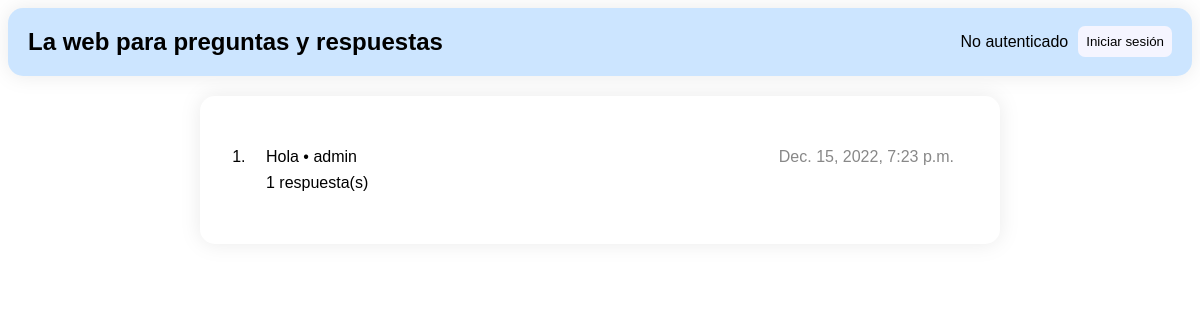
The page /preguntas/ on the database as committed earlier.
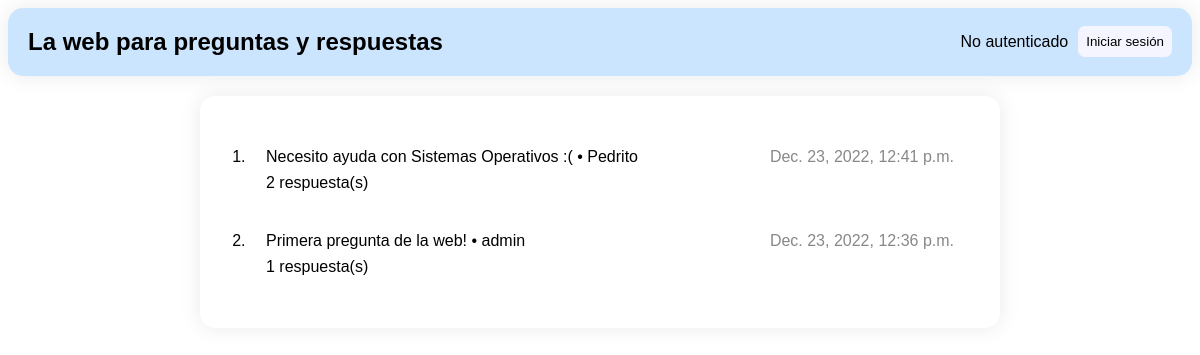
The same page on the database as committed later.
### preguntas/models.py (models this page shows, shortened)
class Pregunta(models.Model):
    id = models.BigAutoField(primary_key=True)
    titulo = models.CharField(max_length=250)
    texto = models.CharField(max_length=5000)
    fecha = models.DateTimeField(auto_now_add=True)
    autor = models.ForeignKey(settings.AUTH_USER_MODEL, on_delete=models.CASCADE)
    def getRespuestas(self):
        return Respuesta.objects.filter(pregunta=self)
    def nRespuestas(self):
        return len(self.getRespuestas())

### preguntas/views.py (the view)
# urls.py: path('', views.index, name='index'),
@require_http_methods(['GET', 'POST'])
def index(request):
    if request.method == 'POST':
        return postPregunta(request)
    preguntas = Pregunta.objects.order_by('-fecha')
    pregForm = PreguntaForm()
    return render(request, 'preguntas/index.html', {'preguntas': preguntas, 'pregunta_form': pregForm})

### preguntas/templates/preguntas/index.html (shortened to what this page needs)
{% extends 'preguntas/base.html' %}
{% block content %}
{% if not preguntas %}
    <h3 class="no-preguntas">Todavía no hay preguntas</h3>
{% else %}
    <ol>
        {% for p in preguntas %}
            <li class="pregunta">
                <a href="{% url 'preguntas:preguntaN' N=p.pk %}">
                    <div class="pregunta-heading">
                        <div class="titulo-autor">{{ p.titulo }} • {{ p.autor }}</div>
                        <div class="fecha">{{ p.fecha }}</div>
                    </div>
                    <div>{{ p.nRespuestas }} respuesta(s)</div>
                </a>
            </li>
        {% endfor %}
    </ol>
{% endif %}
{% endblock %}

### preguntas/templates/preguntas/base.html (shortened to what this page needs)
{% load static %}
<!DOCTYPE html>
<html lang="en">
<head>
    <link rel="stylesheet" href="{% static 'style.css' %}">
</head>
<body>
    <nav>
        <h1>La web para preguntas y respuestas</h1>
        <div class="toolbar">
        {% if request.user.username %}
            Bienvenido {{ request.user.username }}
            <a href="{% url 'preguntas:logout' %}"><button>Cerrar sesión</button></a>
            <a href="{% url 'preguntas:index' %}"><button>Página principal</button></a>
        {% else %}
            No autenticado
            <a href="{% url 'preguntas:login' %}"><button>Iniciar sesión</button></a>
        {% endif %}
        </div>
    </nav>
    <main>
        {% block content %}{% endblock %}
    </main>
</body>
</html>

### preguntas/static/style.css (style rules this page uses)
*, *::after, *::before { box-sizing: border-box; font-family: Arial, Helvetica, sans-serif; }
nav { width: 100%; padding-left: 20px; padding-right: 20px; display: flex; align-items: center; background-color: #cce5ff; border-radius: 15px; filter: drop-shadow(0 0 10px #00000015); }
h1 { min-width: max-content; }
.toolbar { width: 100%; display: flex; justify-content: flex-end; gap: 10px; align-items: center; }
button { padding: 0.6em; border-radius: 7px; border: none; background-color: #F5F5FF; }
body { display: flex; flex-direction: column; align-items: center; }
main { margin-top: 20px; padding: 20px 30px; min-width: 800px; max-width: 1000px; background-color: white; border-radius: 15px; filter: drop-shadow(0 0 10px #00000015); }
ol { padding-left: 20px; }
.pregunta { margin-bottom: 0.5em; padding: 1em; border-radius: 12px; }
.pregunta > a { text-decoration: none; color: black; }
.pregunta-heading { display: flex; margin-bottom: 0.5em; }
.titulo-autor { min-width: max-content; }
.fecha { width: 100%; color: #888888; display: flex; justify-content: flex-end; align-items: center; }

Rows that differ between the two databases and show on the page:
removed Pregunta: titulo "Hola", autor "admin", fecha "Dec. 15, 2022, 7:23 p.m.", nRespuestas "1"
added Pregunta: titulo "Necesito ayuda con Sistemas Operativos :(", autor "Pedrito", fecha "Dec. 23, 2022, 12:41 p.m.", nRespuestas "2"
added Pregunta: titulo "Primera pregunta de la web!", autor "admin", fecha "Dec. 23, 2022, 12:36 p.m.", nRespuestas "1"
